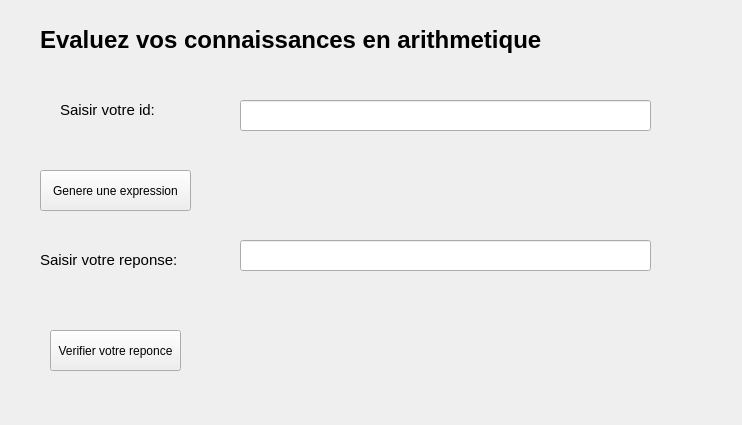
<?xml version="1.0" encoding="UTF-8"?>
<ui version="4.0">
 <class>Form</class>
 <widget class="QWidget" name="Form">
  <property name="geometry">
   <rect>
    <x>0</x>
    <y>0</y>
    <width>742</width>
    <height>425</height>
   </rect>
  </property>
  <property name="windowTitle">
   <string>Form</string>
  </property>
  <widget class="QLabel" name="label">
   <property name="geometry">
    <rect>
     <x>40</x>
     <y>10</y>
     <width>691</width>
     <height>61</height>
    </rect>
   </property>
   <property name="text">
    <string>&lt;html&gt;&lt;head/&gt;&lt;body&gt;&lt;p&gt;&lt;span style=&quot; font-size:18pt; font-weight:600;&quot;&gt;Evaluez vos connaissances en arithmetique&lt;/span&gt;&lt;/p&gt;&lt;/body&gt;&lt;/html&gt;</string>
   </property>
  </widget>
  <widget class="QLabel" name="label_2">
   <property name="geometry">
    <rect>
     <x>60</x>
     <y>90</y>
     <width>121</width>
     <height>41</height>
    </rect>
   </property>
   <property name="text">
    <string>&lt;html&gt;&lt;head/&gt;&lt;body&gt;&lt;p&gt;&lt;span style=&quot; font-size:11pt;&quot;&gt;Saisir votre id:&lt;/span&gt;&lt;/p&gt;&lt;/body&gt;&lt;/html&gt;</string>
   </property>
  </widget>
  <widget class="QLabel" name="label_3">
   <property name="geometry">
    <rect>
     <x>40</x>
     <y>240</y>
     <width>161</width>
     <height>41</height>
    </rect>
   </property>
   <property name="text">
    <string>&lt;html&gt;&lt;head/&gt;&lt;body&gt;&lt;p&gt;&lt;span style=&quot; font-size:11pt;&quot;&gt;Saisir votre reponse:&lt;/span&gt;&lt;/p&gt;&lt;/body&gt;&lt;/html&gt;</string>
   </property>
  </widget>
  <widget class="QLineEdit" name="txtid">
   <property name="geometry">
    <rect>
     <x>240</x>
     <y>100</y>
     <width>411</width>
     <height>31</height>
    </rect>
   </property>
   <property name="font">
    <font>
     <pointsize>11</pointsize>
    </font>
   </property>
  </widget>
  <widget class="QLineEdit" name="txtres">
   <property name="geometry">
    <rect>
     <x>240</x>
     <y>240</y>
     <width>411</width>
     <height>31</height>
    </rect>
   </property>
   <property name="font">
    <font>
     <pointsize>11</pointsize>
    </font>
   </property>
  </widget>
  <widget class="QPushButton" name="btnExp">
   <property name="geometry">
    <rect>
     <x>40</x>
     <y>170</y>
     <width>151</width>
     <height>41</height>
    </rect>
   </property>
   <property name="text">
    <string>Genere une expression</string>
   </property>
  </widget>
  <widget class="QPushButton" name="btnRes">
   <property name="geometry">
    <rect>
     <x>50</x>
     <y>330</y>
     <width>131</width>
     <height>41</height>
    </rect>
   </property>
   <property name="text">
    <string>Verifier votre reponce</string>
   </property>
  </widget>
  <widget class="QLabel" name="labRes">
   <property name="geometry">
    <rect>
     <x>230</x>
     <y>340</y>
     <width>411</width>
     <height>31</height>
    </rect>
   </property>
   <property name="font">
    <font>
     <pointsize>11</pointsize>
    </font>
   </property>
   <property name="autoFillBackground">
    <bool>true</bool>
   </property>
   <property name="text">
    <string/>
   </property>
  </widget>
  <widget class="QLabel" name="labExp">
   <property name="geometry">
    <rect>
     <x>230</x>
     <y>168</y>
     <width>411</width>
     <height>31</height>
    </rect>
   </property>
   <property name="font">
    <font>
     <pointsize>11</pointsize>
    </font>
   </property>
   <property name="autoFillBackground">
    <bool>true</bool>
   </property>
   <property name="text">
    <string/>
   </property>
  </widget>
 </widget>
 <resources/>
 <connections/>
</ui>
